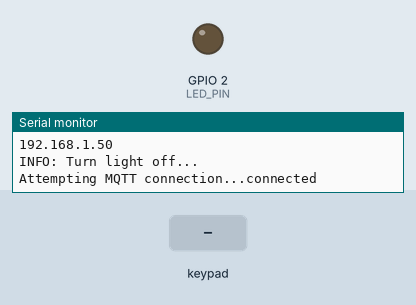
A sketch run on a simulated ESP8266 (NodeMCU). Parts: output pins drawn as LEDs (lit = HIGH), the last lines printed to the serial monitor. The inputs (shaded band) are chosen by the test bench. WiFi joins after 1.5 s; servers stay silent unless stated; random numbers use the default seed unless the sketch sets one; no MQTT or app messages arrive unless stated.

Above: at 2.7 s.
2.8 s: key 'A' pressed
At 2.95 s:
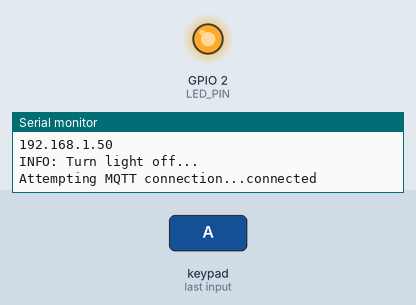
6.1 s: key 'B' pressed
At 7.1 s:
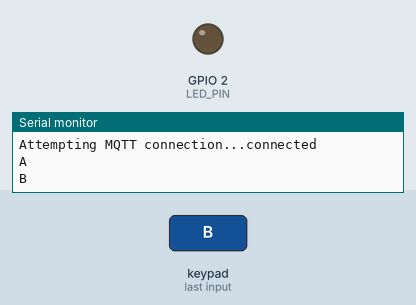
9.4 s: key 'C' pressed
At 9.55 s:
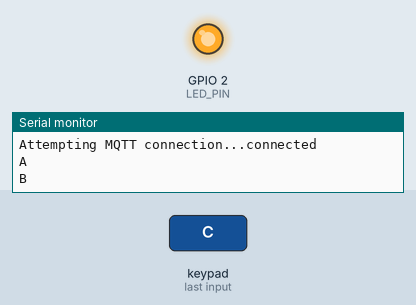
Timing chart, 0 to 12.4 s (numbered marks = the images above; inputs shaded):
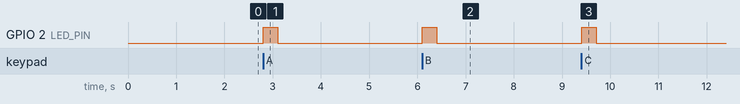

The sketch:

3x3_mqtt_keypad.ino
```cpp
/**** works on NODEMCU  with custom wired 3x3 matrix and single line matrix LEDs ****/
#include <ESP8266WiFi.h>
#include <ESP8266WiFiAP.h>
#include <ESP8266WiFiGeneric.h>
#include <ESP8266WiFiMulti.h>
#include <ESP8266WiFiScan.h>
#include <ESP8266WiFiSTA.h>
#include <ESP8266WiFiType.h>
#include <WiFiClient.h>
#include <WiFiClientSecure.h>
#include <WiFiServer.h>
#include <WiFiUdp.h>
#include <PubSubClient.h>
#include <ArduinoOTA.h>

#include <Keypad.h>

//Update these with values suitable for your network.
const char* wifi_ssid = "WIFINETWORK"; //type your WIFI information inside the quotes
const char* wifi_password = "WIFIPASSOWRD";
const char* mqtt_server = "MQTTSERVER.ADDRESS";
const char* mqtt_username = "MQTTUSERNAME";
const char* mqtt_password = "MQTTPASSWORD";
const int mqtt_port = 1883;

/**************************** FOR OTA **************************************************/
#define SENSORNAME "SENSORNAME" //change this to whatever you want to call your device
#define OTApassword "OTAPASSWORD" //the password you will need to enter to upload remotely via the ArduinoIDE
int OTAport = 8266;

/************* MQTT TOPICS (change these topics as you wish)  **************************/
#define mqtt_state "numpad/reading/current"
#define mqtt_command "numpad/reading/set"
const char* MQTT_LIGHT_STATE_TOPIC = "numpad/light/current";
const char* MQTT_LIGHT_COMMAND_TOPIC = "numpad/light/set";

#define cmnd_on "On"
#define cmnd_off "Off"
#define state_on "Online"
#define state_off "Offline"
const char* LIGHT_ON = "J";
const char* LIGHT_OFF = "K";

const PROGMEM uint8_t LED_PIN = 2;
boolean m_light_state = false; // light is turned off by default

const byte n_rows = 3;
const byte n_cols = 3;

char keys[n_rows][n_cols] = {
  {'A', 'B', 'C'},
  {'D', 'E', 'F'},
  {'G', 'H', 'I'}
};

byte colPins[n_rows] = {14, 12, 13};
byte rowPins[n_cols] = {5, 4, 0};

Keypad myKeypad = Keypad( makeKeymap(keys), rowPins, colPins, n_rows, n_cols);

long lastMsg = 0;
char msg[50];

WiFiClient espClient;
PubSubClient client(espClient);

void setup() {
  pinMode(LED_PIN, OUTPUT);
  Serial.begin(115200);
  setup_wifi();
  client.setServer(mqtt_server, mqtt_port);
  client.setCallback(callback);
  // init the led
  analogWriteRange(255);
  setLightState();

     //OTA SETUP
  ArduinoOTA.setPort(OTAport);
  // Hostname defaults to esp8266-[ChipID]
  ArduinoOTA.setHostname(SENSORNAME);

  // No authentication by default
  ArduinoOTA.setPassword((const char *)OTApassword);

  ArduinoOTA.onStart([]() {
    Serial.println("Starting");
  });
  ArduinoOTA.onEnd([]() {
    Serial.println("\nEnd");
  });
  ArduinoOTA.onProgress([](unsigned int progress, unsigned int total) {
    Serial.printf("Progress: %u%%\r", (progress / (total / 100)));
  });
  ArduinoOTA.onError([](ota_error_t error) {
    Serial.printf("Error[%u]: ", error);
    if (error == OTA_AUTH_ERROR) Serial.println("Auth Failed");
    else if (error == OTA_BEGIN_ERROR) Serial.println("Begin Failed");
    else if (error == OTA_CONNECT_ERROR) Serial.println("Connect Failed");
    else if (error == OTA_RECEIVE_ERROR) Serial.println("Receive Failed");
    else if (error == OTA_END_ERROR) Serial.println("End Failed");
  });
  ArduinoOTA.begin();

}

// function called to publish the state of the light (on/off)
void publishLightState() {
  if (m_light_state) {
    client.publish(MQTT_LIGHT_STATE_TOPIC, LIGHT_ON, true);
  } else {
    client.publish(MQTT_LIGHT_STATE_TOPIC, LIGHT_OFF, true);
  }
}

// function called to turn on/off the light
void setLightState() {
  if (m_light_state) {
    digitalWrite(LED_PIN, HIGH);
    Serial.println("INFO: Turn light on...");
  } else {
    digitalWrite(LED_PIN, LOW);
    Serial.println("INFO: Turn light off...");
  }
}


void setup_wifi() {
  delay(10);
  Serial.println();
  Serial.print("Connecting to ");
  Serial.println(wifi_ssid);
  WiFi.mode(WIFI_STA);
  WiFi.begin(wifi_ssid, wifi_password);
  while (WiFi.status() != WL_CONNECTED) {
    delay(500);
    Serial.print(".");
  }
  Serial.println("");
  Serial.println("WiFi connected");
  Serial.println("IP address: ");
  Serial.println(WiFi.localIP());
}

void callback(char* topic, byte* payload, unsigned int length)
{
  Serial.print("Command from MQTT broker is : ");
  Serial.print(topic);
  char p = payload[0];
  long now = millis();
  int status;
  char myKey = myKeypad.getKey();

  Serial.print(p);
  if (strcmp(topic,MQTT_LIGHT_COMMAND_TOPIC)==0) {
  // test if the payload is equal to "ON" or "OFF"
  if (p == 'J') {
    if (m_light_state != true) {
      m_light_state = true;
      setLightState();
      publishLightState();
    }
  } else if (p == 'K') {
    if (m_light_state != false) {
      m_light_state = false;
      setLightState();
      publishLightState();
    }
  }
}
}

void loop() {
  if (!client.connected()) {
    reconnect();
  }
  client.loop();
  ArduinoOTA.handle();
  long now = millis();
  int status;
  char myKey = myKeypad.getKey();

  if (myKey != NULL) {
       String msg="Button status: ";
       if(myKey=='A' )
       {
          msg= "A";
         char message[58];
         msg.toCharArray(message,58);
         digitalWrite(LED_PIN, HIGH);
         delay(300);
         digitalWrite(LED_PIN, LOW);
         Serial.println(message);
        client.publish(mqtt_state, message);
         }
       else if (myKey=='B' )
       {
        msg= "B";
         char message[58];
         msg.toCharArray(message,58);
         digitalWrite(LED_PIN, HIGH);
         delay(300);
         digitalWrite(LED_PIN, LOW);
         Serial.println(message);
        client.publish(mqtt_state, message);
       }
       else if (myKey=='C' )
       {
        msg= "C";
         char message[58];
         msg.toCharArray(message,58);
         digitalWrite(LED_PIN, HIGH);
         delay(300);
         digitalWrite(LED_PIN, LOW);
         Serial.println(message);
        client.publish(mqtt_state, message);
       }
       else if (myKey=='D' )
       {
        msg= "D";
         char message[58];
         msg.toCharArray(message,58);
         digitalWrite(LED_PIN, HIGH);
         delay(300);
         digitalWrite(LED_PIN, LOW);
         Serial.println(message);
        client.publish(mqtt_state, message);
       }
       else if (myKey=='E' )
       {
        msg= "E";
         char message[58];
         msg.toCharArray(message,58);
         digitalWrite(LED_PIN, HIGH);
         delay(300);
         digitalWrite(LED_PIN, LOW);
         Serial.println(message);
        client.publish(mqtt_state, message);
       }
       else if (myKey=='F' )
       {
        msg= "F";
         char message[58];
         msg.toCharArray(message,58);
         digitalWrite(LED_PIN, HIGH);
         delay(300);
         digitalWrite(LED_PIN, LOW);
         Serial.println(message);
        client.publish(mqtt_state, message);
       }
       else if (myKey=='G' )
       {
        msg= "G";
         char message[58];
         msg.toCharArray(message,58);
         digitalWrite(LED_PIN, HIGH);
         delay(300);
         digitalWrite(LED_PIN, LOW);
         Serial.println(message);
        client.publish(mqtt_state, message);
       }
       else if (myKey=='H' )
       {
        msg= "H";
         char message[58];
         msg.toCharArray(message,58);
         digitalWrite(LED_PIN, HIGH);
         delay(300);
         digitalWrite(LED_PIN, LOW);
         Serial.println(message);
        client.publish(mqtt_state, message);
       }
       else if (myKey=='I' )
       {
        msg= "I";
         char message[58];
         msg.toCharArray(message,58);
         digitalWrite(LED_PIN, HIGH);
         delay(300);
         digitalWrite(LED_PIN, LOW);
         Serial.println(message);
        client.publish(mqtt_state, message);
       }
     }
  else if (myKey != NULL){
  client.setCallback(callback);
  }
}

void reconnect() {
  while (!client.connected()) {
    Serial.print("Attempting MQTT connection...");

    // Create a random client ID
    String clientId = "MQTTNumpad-";
    clientId += String(random(0xffff), HEX);

    if (client.connect(clientId.c_str(), mqtt_username, mqtt_password)) {
      Serial.println("connected");
      client.subscribe(mqtt_command);
      client.subscribe(MQTT_LIGHT_COMMAND_TOPIC);
      client.publish(mqtt_state, state_on);
      publishLightState();

    } else {
      Serial.print("failed, rc=");
      Serial.print(client.state());
      Serial.println(" try again in 5 seconds");
      delay(5000);
    }
  }
}
```

Measured:
- after the input at 2.8 s, GPIO 2 (LED_PIN): LOW → HIGH at once, → LOW 0.30 s later
- after the input at 6.1 s, GPIO 2 (LED_PIN): LOW → HIGH at once, → LOW 0.30 s later
- after the input at 9.4 s, GPIO 2 (LED_PIN): LOW → HIGH at once, → LOW 0.30 s later
